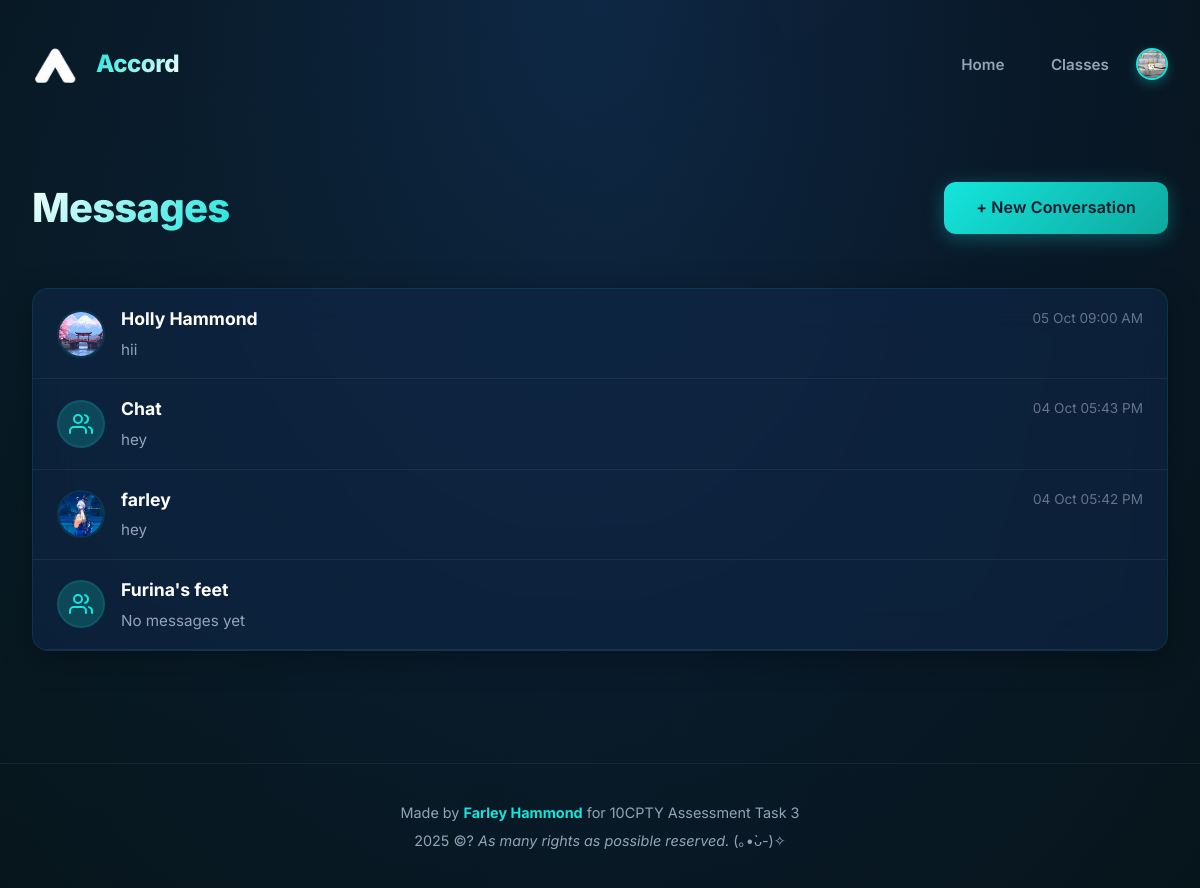
Screenshot of /inbox (signed in) with the database file from the repository.
### tables this page shows
CREATE TABLE dm_threads (
        threadID INTEGER PRIMARY KEY AUTOINCREMENT,
        isGroup INTEGER DEFAULT 0,
        threadName TEXT,
        createdBy INTEGER,
        createdAt DATETIME DEFAULT CURRENT_TIMESTAMP
    );

CREATE TABLE users (
        userID INTEGER PRIMARY KEY AUTOINCREMENT,
        name TEXT NOT NULL,
        email TEXT UNIQUE NOT NULL,
        password TEXT NOT NULL,
        role TEXT NOT NULL CHECK(role IN ('teacher','student')),
        avatar TEXT
    );

### main.py (the view)
@app.route("/inbox")
def inbox():
    user = logged_in_user()
    if not user:
        flash("Please log in", "warning")
        return redirect(url_for("login"))
    threads = db.get_threads_for_user(user["id"])
    return render_template("inbox.html", user=user, threads=threads)

### database_manager.py (called while the page is built)
def format_sydney_time(dt_string):
    if not dt_string:
        return ""
    try:
        utc_dt = datetime.strptime(dt_string, '%Y-%m-%d %H:%M:%S')
        utc_dt = pytz.utc.localize(utc_dt)
        sydney_dt = utc_dt.astimezone(SYDNEY_TZ)
        return sydney_dt.strftime('%d %b %I:%M %p')
    except:
        return dt_string

def get_connection():
    con = sql.connect(DB_PATH)
    con.execute("PRAGMA foreign_keys = ON;")
    return con

def get_thread_other_user_name(threadID, currentUserID):
    con = get_connection()
    cur = con.cursor()
    cur.execute("""
        SELECT u.name, u.avatar
        FROM dm_participants p
        JOIN users u ON p.userID = u.userID
        WHERE p.threadID = ? AND p.userID != ?
        LIMIT 1
    """, (threadID, currentUserID))
    result = cur.fetchone()
    con.close()
    return result if result else ("Unknown", None)

def get_unread_message_count(userID):
    con = get_connection()
    cur = con.cursor()
    cur.execute("""
        SELECT COUNT(*)
        FROM dm_messages m
        JOIN dm_participants p ON m.threadID = p.threadID
        WHERE p.userID = ?
        AND m.senderID != ?
        AND m.timestamp > COALESCE(p.lastRead, '1970-01-01')
    """, (userID, userID))
    count = cur.fetchone()[0]
    con.close()
    return count

### main.py (called while the page is built)
def logged_in_user():
    return session.get("user")

@app.context_processor
def inject_unread_count():
    user = logged_in_user()
    if user:
        unread_count = db.get_unread_message_count(user["id"])
        return dict(unread_count=unread_count)
    return dict(unread_count=0)

@app.template_filter('sydney_time')
def sydney_time_filter(dt_string):
    return db.format_sydney_time(dt_string)

@app.template_global()
def get_other_user(thread_id, current_user_id):
    return db.get_thread_other_user_name(thread_id, current_user_id)

@app.context_processor # for timezone in foorter
def inject_unread_count():
    user = logged_in_user()
    now = datetime.now(pytz.timezone('Australia/Sydney'))
    if user:
        unread_count = db.get_unread_message_count(user["id"])
        return dict(unread_count=unread_count, now=now)
    return dict(unread_count=0, now=now)

### templates/inbox.html (shortened to what this page needs)
{% extends "layout.html" %}
{% block content %}
<div class="page">
  <div class="page-header">
    <h1>Messages</h1>
    <a class="btn" href="{{ url_for('new_dm') }}">+ New Conversation</a>
  </div>
  <div class="inbox-container">
    {% if threads %}
      <div class="thread-list">
        {% for t in threads %}
          {% set other_user = get_other_user(t[0], user.id) if not t[1] else None %}
          <a href="{{ url_for('dm_thread', thread_id=t[0]) }}" class="thread-item {% if t[4] > 0 %}unread{% endif %}">
            <div class="thread-avatar-container">
              {% if t[1] %}
                <div class="group-avatar">
                </div>
              {% else %}
                <img class="thread-avatar" src="{{ other_user[1] or url_for('static', filename='images/default_avatar.png') }}" alt="Avatar" />
              {% endif %}
            </div>
            <div class="thread-content">
              <div class="thread-header">
                <h3 class="thread-name">
                  {% if t[1] %}
                    {{ t[2] or "Unnamed Group" }}
                  {% else %}
                    {{ other_user[0] if other_user else "Unknown User" }}
                  {% endif %}
                </h3>
                {% if t[5] %}
                  <span class="thread-time">{{ t[5]|sydney_time }}</span>
                {% endif %}
              </div>
              {% if t[6] %}
                <p class="thread-preview">{{ t[6][:60] }}{% if t[6]|length > 60 %}...{% endif %}</p>
              {% else %}
                <p class="thread-preview muted">No messages yet</p>
              {% endif %}
            </div>
          </a>
        {% endfor %}
      </div>
    {% endif %}
  </div>
</div>
{% endblock %}

### templates/layout.html (shortened to what this page needs)
<!DOCTYPE html>
<html lang="en">
  <head>
    <link rel="stylesheet" href="{{ url_for('static', filename='css/style.css') }}" />
  </head>
  <body>
    <main>
      {% include "partials/menu.html" %}
      {% block content %}{% endblock %}
    </main>
  </body>
  <footer class="app-footer">
  <p>Made by <strong>Farley Hammond</strong> for 10CPTY Assessment Task 3</p>
  <p class="footer-year">{{ now.year }} ©? <i>As many rights as possible reserved. </i>(｡•̀ᴗ-)✧</p>
</footer>
</html>

### templates/partials/menu.html (shortened to what this page needs)
<nav>
  <div class="nav-left" style="display: flex; align-items: center;">
    <img src="{{ url_for('static', filename='images/favicon.png') }}" alt="Logo" />
    <h1>Accord</h1>
  </div>
  <ul class="topnav">
    <li><a href="{{ url_for('index') }}">Home</a></li>
    {% if session.get('user') %}
      <li><a href="{{ url_for('classes') }}">Classes</a></li>
      <li class="profile-dropdown">
        <button class="profile-button" onclick="toggleProfileDropdown(event)">
          <img class="avatar small" src="{{ session['user']['avatar'] or url_for('static', filename='images/default_avatar.png') }}" alt="Profile" />
        </button>
      </li>
    {% else %}
      <li><a href="{{ url_for('login') }}">Login</a></li>
      <li><a href="{{ url_for('signup') }}">Sign Up</a></li>
    {% endif %}
  </ul>
</nav>

### rows the page displays
dm_threads: avatar (picture), t "05 Oct 09:00 AM", t "hii"
users: name "Holly Hammond"
dm_threads: isGroup 1 (drawn), threadName "Chat", t "04 Oct 05:43 PM", t "hey"
dm_threads: avatar (picture), t "04 Oct 05:42 PM", t "hey"
users: name "farley"
dm_threads: isGroup 1 (drawn), threadName "Furina's feet", shows "No messages yet"

### other values shown
{{ now.year }} "2025"
